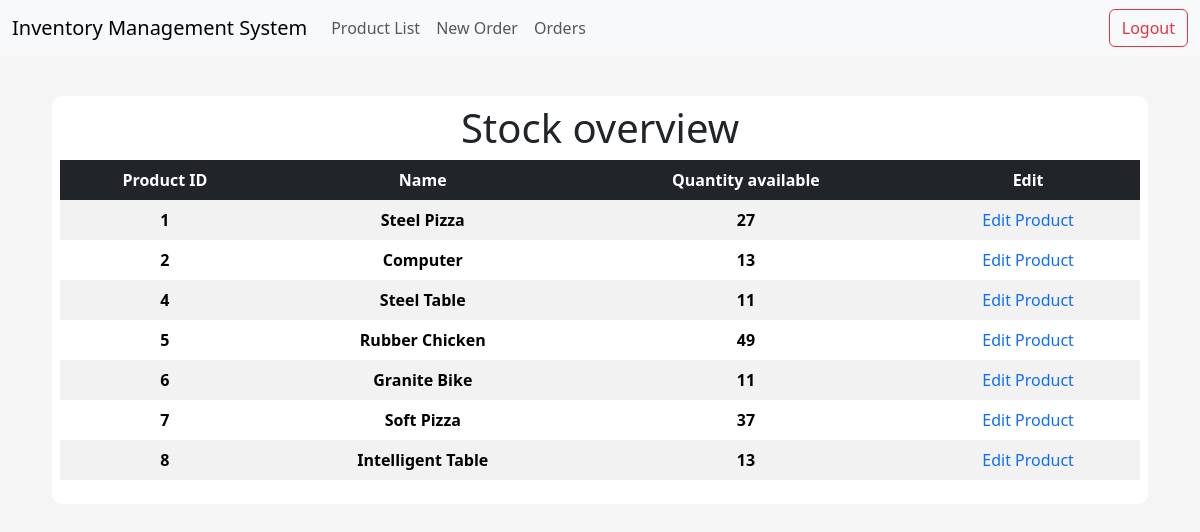
/products, run on an earlier commit of the app's database.
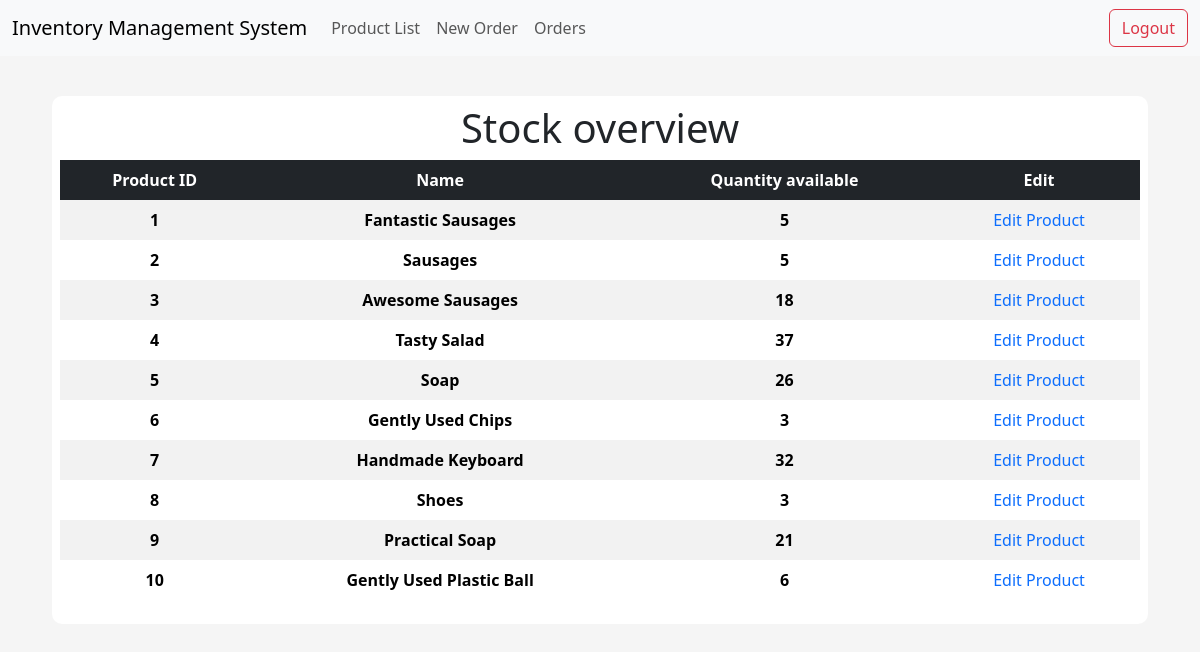
And on a later commit of the database.
### app/models/tables.py (models this page shows, shortened)
class Product(db.Model):
    __tablename__ = "product"
    id = db.Column(db.Integer, primary_key=True)
    name = db.Column(db.String(50), nullable=False, unique=True)
    price = db.Column(db.Float, nullable=False)
    quantity_available = db.Column(db.Integer)

### app/controllers/default.py (the view)
@app.route("/products", methods=["GET", "POST"])
def products():
    products = Product.query.order_by(Product.id).all()
    return render_template("products_list.html", products=products)

### app/templates/products_list.html
{% extends "index.html" %}
{% block body %}
<div class="content-section">
    <div class="title">
        <h1>Stock overview</h1>
    </div>
    <table class="table table-striped table-borderless table-hover text-center">
        <thead class="table-dark table-sm">
            <tr>
                <th scope="col">Product ID</th>
                <th scope="col">Name</th>
                <th scope="col">Quantity available</th>
                <th scope="col">Edit</th>
            </tr>
        </thead>
        <tbody>
            {% for product in products %}
            <tr>
                <th scope="row">{{ product.id }}</th>
                <th scope="row">{{ product.name }}</th>
                <th scope="row">{{ product.quantity_available }}</th>
                <td><a style="text-decoration: none;" href="{{ url_for('product', id=product.id)}}"> Edit Product </a></td>
            </tr>
            {% endfor %}
        </tbody>
    </table>
</div>
{% endblock body %}

### app/templates/index.html (shortened to what this page needs)
<!DOCTYPE html>
<html lang="en">
<head>
    <link href="https://cdn.jsdelivr.net/npm/bootstrap@5.3.2/dist/css/bootstrap.min.css" rel="stylesheet">
    <link rel="stylesheet" href="{{ url_for('static', filename='css/main.css') }}">
    <link href="//netdna.bootstrapcdn.com/font-awesome/3.2.1/css/font-awesome.css" rel="stylesheet">
</head>
<body>
    {% include "navbar.html" %}
      <div class="container-fluid main-container">
        {% block body %}{% endblock body %}
      </div>
</body>
</html>

### app/templates/navbar.html (shortened to what this page needs)
<nav class="navbar navbar-expand-lg bg-body-tertiary">
    <div class="container-fluid">
      <a class="navbar-brand" href="{{ url_for('index') }}">Inventory Management System</a>
      <div class="collapse navbar-collapse" id="navbarSupportedContent">
        <ul class="navbar-nav me-auto mb-2 mb-lg-0">
          <li class="nav-item">
            <a class="nav-link" href="{{ url_for('products') }}">Product List</a>
          </li>
          <li class="nav-item">
            <a class="nav-link" href="{{ url_for('create_order') }}">New Order</a>
          </li>
          <li class="nav-item">
            <a class="nav-link" href="{{ url_for('orders') }}">Orders</a>
          </li>
        </ul>
        <form class="d-flex" action="{{ url_for('logout') }}">
          <button type="submit" class="btn btn-outline-danger">Logout</button>
        </form>
      </div>
    </div>
  </nav>

### app/static/css/main.css (style rules this page uses)
body { background-color: rgb(245, 245, 245); }
.content-section { background: #fff; margin: 40px; padding: 0.5rem 0.5rem; border-radius: 10px; }
.title h1 { text-align: center; align-items: center; }

What changed in the data, as far as the page shows it:
changed Product id 1: name "Steel Pizza" → "Fantastic Sausages"; quantity_available "27" → "5"
changed Product id 2: name "Computer" → "Sausages"; quantity_available "13" → "5"
added Product: id "3", name "Awesome Sausages", quantity_available "18"
changed Product id 4: name "Steel Table" → "Tasty Salad"; quantity_available "11" → "37"
changed Product id 5: name "Rubber Chicken" → "Soap"; quantity_available "49" → "26"
changed Product id 6: name "Granite Bike" → "Gently Used Chips"; quantity_available "11" → "3"
changed Product id 7: name "Soft Pizza" → "Handmade Keyboard"; quantity_available "37" → "32"
changed Product id 8: name "Intelligent Table" → "Shoes"; quantity_available "13" → "3"
added Product: id "9", name "Practical Soap", quantity_available "21"
added Product: id "10", name "Gently Used Plastic Ball", quantity_available "6"
